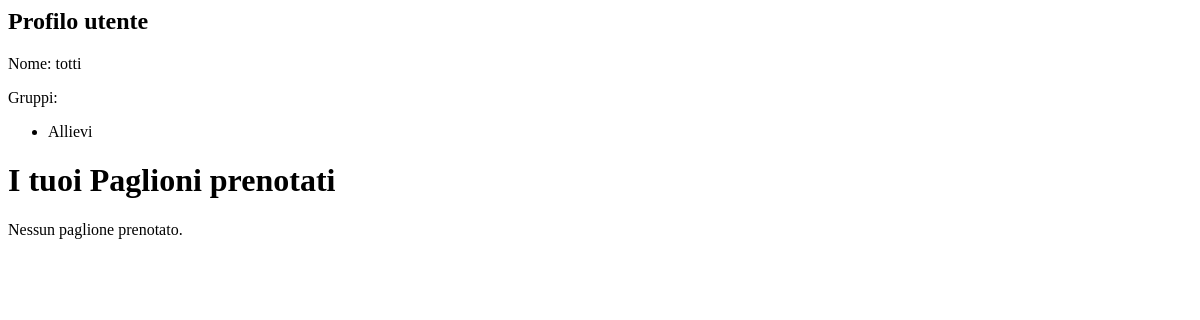
/accounts/profile/ (signed in), run on an earlier commit of the app's database.
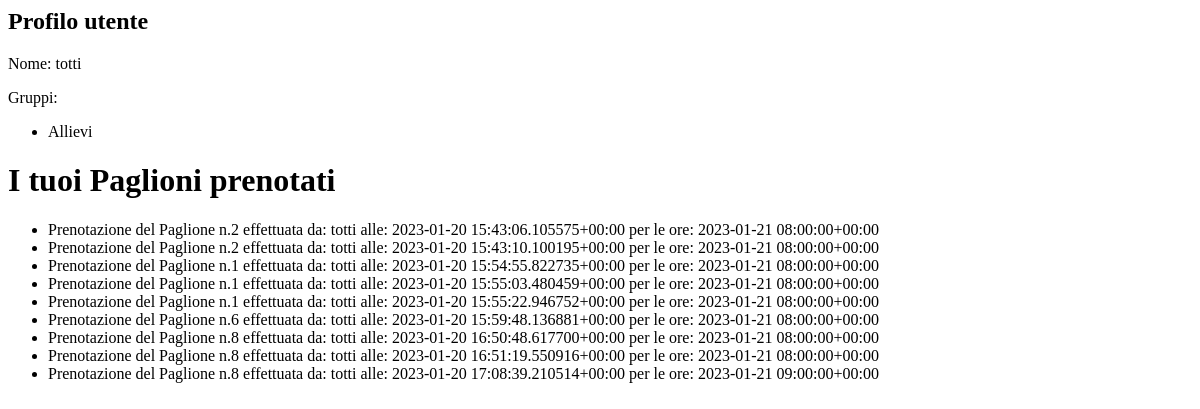
And on a later commit of the database.
### prenotazioni/models.py (models this page shows, shortened)
class Prenotazione(models.Model):
    priorità = models.DateTimeField()
    ora_prenotata = models.DateTimeField()
    paglione = models.ForeignKey(
        Paglione, on_delete=models.CASCADE, related_name='prenotazioni')
    utente = models.ForeignKey(User, on_delete=models.PROTECT, blank=True,
                               null=True, default=None, related_name="prenotazioni")
    def __str__(self):
        return "Prenotazione del Paglione n." + str(self.paglione.id) + " effettuata da: " + str(self.utente) + " alle: " + str(self.priorità) + " per le ore: " + str(self.ora_prenotata)
    class Meta:
        verbose_name_plural = "Prenotazioni"

class Paglione(models.Model):
    attivo = models.BooleanField(default=True)
    class Meta:
        verbose_name_plural = "Paglioni"

### utenti/views.py (the view)
# urls.py: path('profile/', ProfileView.as_view(), name='profile'),
class ProfileView(LoginRequiredMixin, TemplateView):
    template_name = 'profile.html'
    def get_context_data(self, **kwargs):
        context = super().get_context_data(**kwargs)
        prenotazioni = Prenotazione.objects.filter(utente=self.request.user)
        context['paglioni'] = [
            prenotazione for prenotazione in prenotazioni]
        return context

### utenti/templates/profile.html
<h2>Profilo utente</h2>
<p>Nome: {{ user }} </p>
<p>Gruppi:
    <ul>
        {% for group in user.groups.all %}
            <li>{{ group.name }}</li>
        {% endfor %}
    </ul>
</p>
{% block content %}
    <h1>I tuoi Paglioni prenotati</h1>
    {% if paglioni %}
        <ul>
            {% for paglione in paglioni %}
                <li>{{ paglione }}</li>
            {% endfor %}
        </ul>
    {% else %}
        <p>Nessun paglione prenotato.</p>
    {% endif %}
{% endblock %}

What changed in the data, as far as the page shows it:
added Prenotazione: paglione+utente+priorità "Prenotazione del Paglione n.2 effettuata da: totti alle: 2023-01-20 15:43:06.105575+00:00 per le ore: 2023-01-21 08:00:00+00:00"
added Prenotazione: paglione+utente+priorità "Prenotazione del Paglione n.2 effettuata da: totti alle: 2023-01-20 15:43:10.100195+00:00 per le ore: 2023-01-21 08:00:00+00:00"
added Prenotazione: paglione+utente+priorità "Prenotazione del Paglione n.1 effettuata da: totti alle: 2023-01-20 15:54:55.822735+00:00 per le ore: 2023-01-21 08:00:00+00:00"
added Prenotazione: paglione+utente+priorità "Prenotazione del Paglione n.1 effettuata da: totti alle: 2023-01-20 15:55:03.480459+00:00 per le ore: 2023-01-21 08:00:00+00:00"
added Prenotazione: paglione+utente+priorità "Prenotazione del Paglione n.1 effettuata da: totti alle: 2023-01-20 15:55:22.946752+00:00 per le ore: 2023-01-21 08:00:00+00:00"
added Prenotazione: paglione+utente+priorità "Prenotazione del Paglione n.6 effettuata da: totti alle: 2023-01-20 15:59:48.136881+00:00 per le ore: 2023-01-21 08:00:00+00:00"
added Prenotazione: paglione+utente+priorità "Prenotazione del Paglione n.8 effettuata da: totti alle: 2023-01-20 16:50:48.617700+00:00 per le ore: 2023-01-21 08:00:00+00:00"
added Prenotazione: paglione+utente+priorità "Prenotazione del Paglione n.8 effettuata da: totti alle: 2023-01-20 16:51:19.550916+00:00 per le ore: 2023-01-21 08:00:00+00:00"
added Prenotazione: paglione+utente+priorità "Prenotazione del Paglione n.8 effettuata da: totti alle: 2023-01-20 17:08:39.210514+00:00 per le ore: 2023-01-21 09:00:00+00:00"
Also different on the page:
text no longer shown: "Nessun paglione prenotato."
